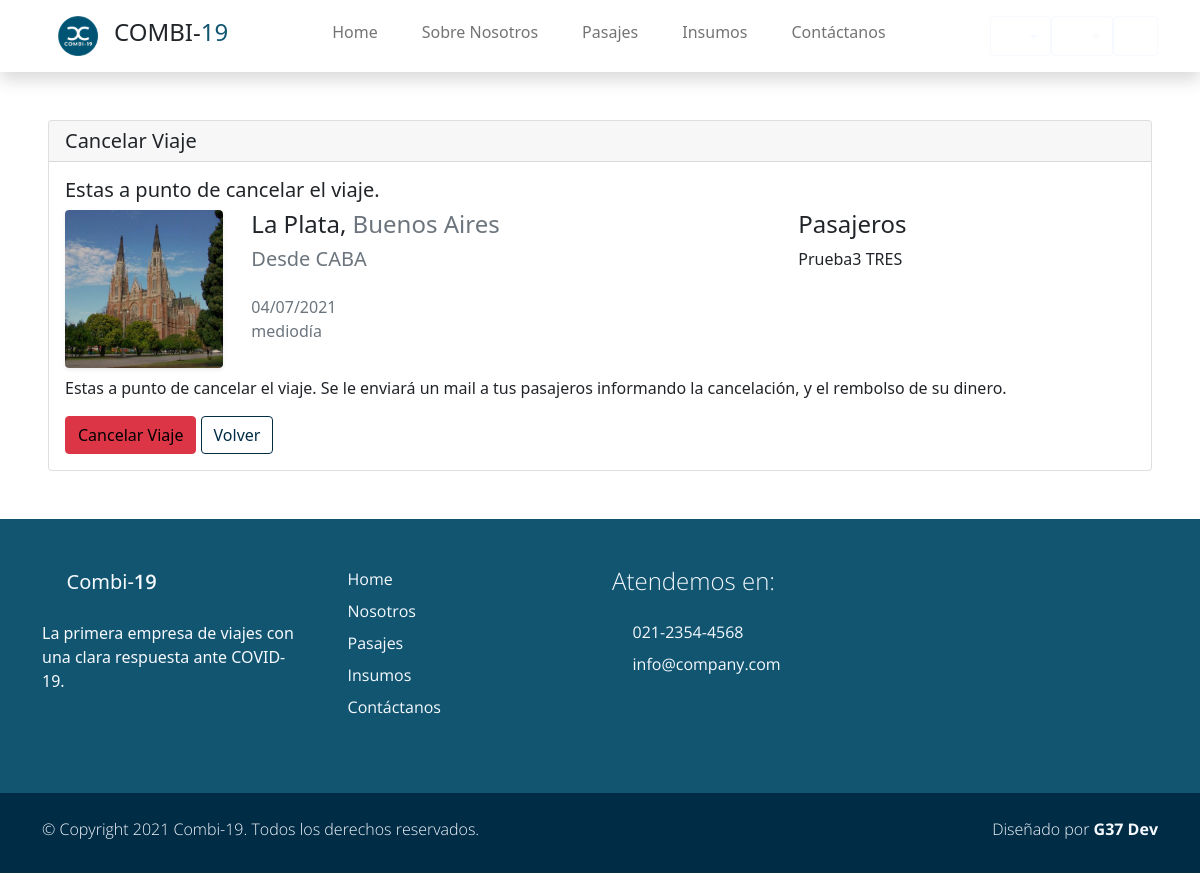
The page /viajes/chofer/cancelar1 on the database its author committed.
### Combi19App/models.py (models this page shows, shortened)
class Viaje(models.Model):
    fecha         =   models.DateTimeField(blank=True, null=True)
    ruta          =   models.ForeignKey(Ruta, default=None, blank=True, null=True, on_delete=models.CASCADE)
    combi         =   models.ForeignKey(Vehiculo, blank=True, null=True, on_delete=models.CASCADE)
    estado        =   models.BooleanField(default=False)
    precio        =   models.DecimalField(default=None, blank=True, null=True, max_digits=10, decimal_places=2)
    insumo        =   models.ManyToManyField(Insumo,default=None, blank=True,)
    pasajeros     =   models.ManyToManyField(Account, default=None, blank=True)
    asientos_ocupados = models.IntegerField(default=0, null=True, blank=True)
    class Meta:
        unique_together = ('fecha', 'combi')

class Ruta(models.Model):
    origen        = models.ForeignKey(Lugar, default=None, on_delete=models.CASCADE, related_name='origen')
    destino       = models.ForeignKey(Lugar, default=None, on_delete=models.CASCADE, related_name='destino')
    nombre        = models.CharField(max_length=30, blank=True, null=True, verbose_name='Nombre de ruta')
    km            = models.IntegerField(validators=[MinValueValidator(0)])
    class Meta:
        unique_together = ('origen', 'destino')

class Lugar(models.Model):
    nombre        = models.CharField(max_length=40, blank=True, null=True, unique=True, verbose_name='Lugar')
    provincia     = models.CharField(max_length=20, blank=True, null=True)
    codigo_postal = models.IntegerField(blank=True, null=True, unique=True, validators=[MinValueValidator(1000)])
    imagen        = models.ImageField(upload_to="ciudades", blank=True, null=True)
    class Meta:
        verbose_name_plural = "Lugares"
    def __str__(self):
        return f'{self.nombre}'

### users/models.py (models this page shows, shortened)
class Account(AbstractBaseUser):
    email               = models.EmailField(verbose_name="email", max_length=60, unique=True)
    dni                 = models.IntegerField(verbose_name="dni", unique=True,)
    first_name          = models.CharField(max_length=30, verbose_name='Nombre')
    last_name           = models.CharField(max_length=30, verbose_name='Apellido')
    date_of_birth       = models.DateField(blank=True, null=True)
    is_GOLD             = models.BooleanField(default=False)
    _is_admin           = models.BooleanField(default=False)
    is_active           = models.BooleanField(default=True)
    is_staff            = models.BooleanField(default=False)
    _is_superuser       = models.BooleanField(default=False)
    objects = MyAccountManager()
    class Meta:
        verbose_name        = "Usuario"
        verbose_name_plural = "Usuarios"
    USERNAME_FIELD = 'email'
    REQUIRED_FIELDS = ['dni', 'first_name', 'last_name', 'date_of_birth']
    def __str__(self):
        return self.get_full_name()
    def get_full_name(self):
        return f'{self.first_name} {self.last_name}'

### users/views.py (the view)
def cancelar_viaje_view(request, *args, **kwargs):
    viaje_id = kwargs.get("v_id")
    try:
        viaje = Viaje.objects.get(pk=viaje_id)
    except Viaje.DoesNotExist:
        return HttpResponse("Hubo un error")
    if request.POST:
        viaje.finalizar_viaje()
        viaje.save()
        return redirect("Viajes Chofer")
    context = {"viaje": viaje}
    return render(request, "users/cancelar_viaje.html", context)

### carro/context_processor.py (called while the page is built)
def importe_total(request):
    total=0
    if request.user.is_authenticated:
        if 'carro' in request.session:
            for key,value in request.session['carro'].items():
                total = total +(float(value['precio']))#*value['cantidad'])
    return {'importe_total':total}

### users/templates/users/cancelar_viaje.html (shortened to what this page needs)
{% extends 'Combi19App/base.html' %}
{% load static %}
{% block content %}
<div class="my-5 mx-5 card">
    <h5 class="card-header">Cancelar Viaje</h5>
    <div class="card-body">
        <h5 class="card-title">Estas a punto de cancelar el viaje.</h5>
        <div class="row my-2">
            <div class="col-md-2">
                <div href="#" class="card border-0 text-white shadow-sm overflow-hidden mx-5 m-sm-0">
                    <img class="card-img" src="{{viaje.ruta.destino.imagen.url}}" alt="">
                </div>
            </div>
            <div class=" col-md-6 px-3">
                <h4 class="h4 ">{{viaje.ruta.destino}}, <span class="text-muted">{{viaje.ruta.destino.provincia}}</span></h4>
                <h5 class="m-0 p-0 text-muted">Desde {{viaje.ruta.origen}} <i class='p-0 bx bx-map'></i></h5>
                <br>
                <p class="m-0 p-0 text-muted">{{viaje.fecha|date:"d/m/Y"  }} </p>
                <p class="m-0 p-0 text-muted">{{viaje.fecha | time}} </p>
            </div>
            <div class=" col-md-4 px-3">
                <h4 class="h4 ">Pasajeros</h4>
                {% for p in viaje.pasajeros.all%}
                <p class="m-0 p-0">{{p}}</p>
                {% endfor %}
            </div>
        </div>
        <p class="card-text">Estas a punto de cancelar el viaje. Se le enviará un mail a tus pasajeros informando la cancelación, y el rembolso de su dinero.</p>
        <form method="POST" class="mt-2"> {% csrf_token %}
            <a href=""><button class="btn btn-danger" type="submit" >Cancelar Viaje</button></a>
            <a href="{% url 'Viajes Chofer' %}" class="btn btn-outline-primary">Volver</a>
        </form>
    </div>
  </div>
{% endblock %}

### Combi19App/static/Combi19App/css/estilos.css (style rules this page uses)
html { font-family: 'Open Sans', sans-serif; }
p, a { font-weight: 400; }
.btn-outline-primary { color: #002c46; border-color: #002c46; }

### rows shown on the page
Viaje: ruta.destino.imagen (picture), ruta.destino "La Plata", ruta.destino.provincia "Buenos Aires", ruta.origen "CABA", fecha "04/07/2021", fecha "mediodía"
Account: first_name+last_name "Prueba3 TRES"
